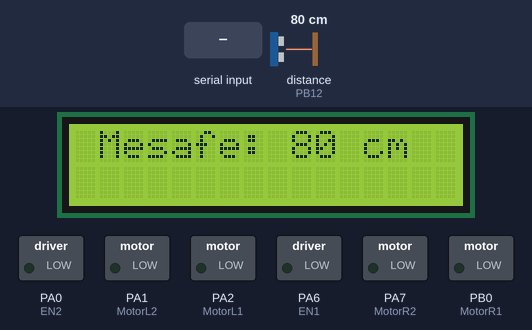
Simulated run of this sketch. Board: STM32 Blue Pill. On the bench: 16×2 character LCD, switched loads named in the sketch (green lamp = pin HIGH). Wiring (inferred from the names in the program): ultrasonic range finder: trigger PB13; echo PB12. Dashed ring = blinking. The inputs (shaded band) are chosen by the test bench; at power-on: distance to the obstacle (sensor on PB12) 80 cm. The echo pulse lasts 58.3 µs per cm; pins used as bus, display or sensor lines are not drawn; what the sketch prints to the serial monitor is not drawn.

Above: at 1.2 s.
1.3 s: distance to the obstacle (sensor on PB12) set to 16 cm
At 1.6 s:
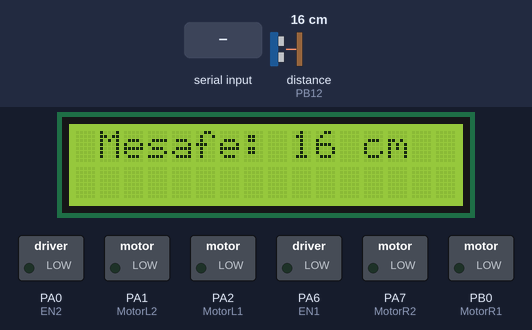
2.8 s: distance to the obstacle (sensor on PB12) set to 13 cm
At 3.6 s:
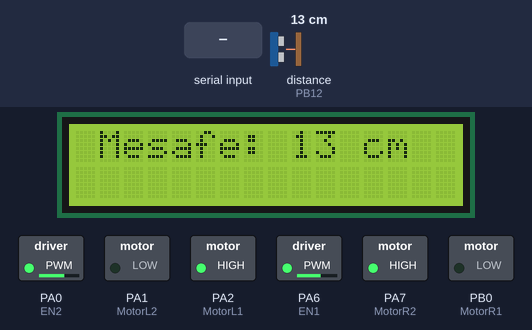
5.8 s: "F" received over the second serial link
At 6.3 s:
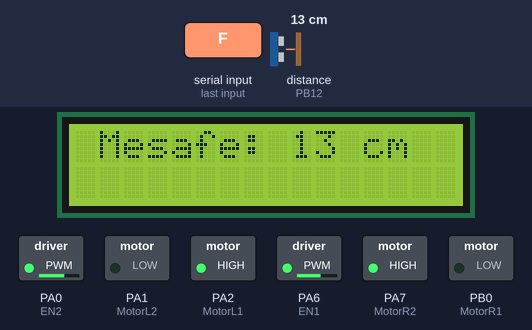
7.3 s: "L" received over the second serial link
At 8.6 s:
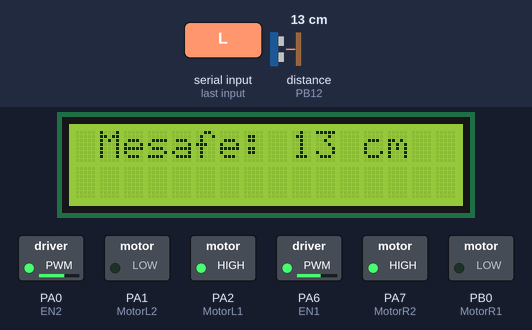
9.3 s: "R" received over the second serial link
At 10.6 s:
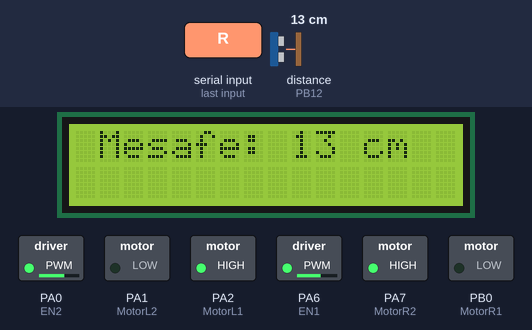
11.3 s: distance to the obstacle (sensor on PB12) set to 120 cm
At 13.3 s:
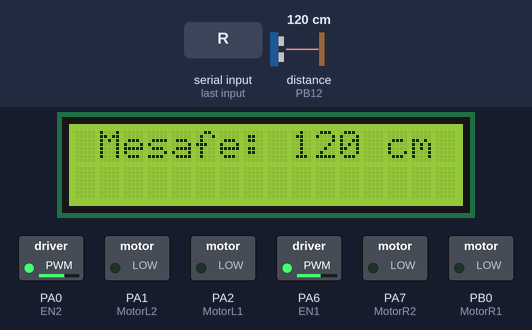
Timing chart, 0 to 14.4 s (numbered marks = the images above; inputs shaded):
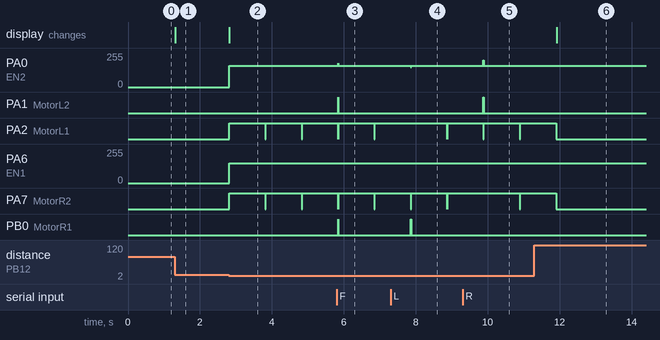

The sketch:

EngeldenKa_anRobot.ino
```cpp
#include <Wire.h> // I2C iletişimi için gerekli kütüphane
#include <LiquidCrystal_I2C.h> // I2C arayüzlü LCD ekran kontrolü için kütüphane

// STM32F103C8 Kartı'nın USART1 (PA9 - TX, PA10 - RX)

char data = 0;
LiquidCrystal_I2C lcd(0x27, 16, 2); // LCD'nin I2C adresi 0x27, 16x2 boyutunda

// Pin tanımlamaları
#define echoPin PB12 // Ultrasonik sensörün echo pini
#define trigPin PB13 // Ultrasonik sensörün trig pini
#define MotorR1 PB0 // Sağ motorun birinci pin tanımı
#define MotorR2 PA7 // Sağ motorun ikinci pin tanımı
#define MotorL1 PA2 // Sol motorun birinci pin tanımı
#define MotorL2 PA1 // Sol motorun ikinci pin tanımı
#define EN2 PA0 // Sağ motorun hız kontrol pini
#define EN1 PA6 // Sol motorun hız kontrol pini

long sure, uzaklik;

// İleri hareket fonksiyonu
void ileri() {
  digitalWrite(MotorR1, HIGH); // Sağ motor ileri yönde döner
  digitalWrite(MotorR2, LOW);
  analogWrite(EN1, 150); // Hız kontrolü
  digitalWrite(MotorL1, LOW);
  digitalWrite(MotorL2, HIGH); // Sol motor ileri yönde döner
  analogWrite(EN2, 180); // Hız kontrolü
}

// Sağa dönüş fonksiyonu
void sag() {
  digitalWrite(MotorR1, LOW); // Sağ motor geri yönde döner
  digitalWrite(MotorR2, HIGH);
  analogWrite(EN1, 150); // Hız kontrolü
  digitalWrite(MotorL1, LOW);
  digitalWrite(MotorL2, HIGH); // Sol motor ileri yönde döner
  analogWrite(EN2, 200); // Hız kontrolüa
}

// Sola dönüş fonksiyonu
void sol() {
  digitalWrite(MotorR1, HIGH); // Sağ motor ileri yönde döner
  digitalWrite(MotorR2, LOW);
  analogWrite(EN1, 150); // Hız kontrolü
  digitalWrite(MotorL1, HIGH); // Sol motor geri yönde döner
  digitalWrite(MotorL2, LOW);
  analogWrite(EN2, 150); // Hız kontrolü
}

// Geri hareket fonksiyonu
void geri() {
  digitalWrite(MotorR1, LOW); // Sağ motor geri yönde döner
  digitalWrite(MotorR2, HIGH);
  analogWrite(EN1, 150); // Hız kontrolü
  digitalWrite(MotorL1, HIGH); // Sol motor geri yönde döner
  digitalWrite(MotorL2, LOW);
  analogWrite(EN2, 160); // Hız kontrolü
}

// Durdurma fonksiyonu
void dur() {
  digitalWrite(MotorR1, LOW); // Sağ motoru durdur
  digitalWrite(MotorR2, LOW);
  digitalWrite(MotorL1, LOW); // Sol motoru durdur
  digitalWrite(MotorL2, LOW);
}

void setup() {
  // Pin modlarını ayarla
  pinMode(echoPin, INPUT); // Echo pini giriş olarak ayarla
  pinMode(trigPin, OUTPUT); // Trig pini çıkış olarak ayarla
  pinMode(MotorL1, OUTPUT); // Sol motorun birinci pini çıkış olarak ayarla
  pinMode(MotorL2, OUTPUT); // Sol motorun ikinci pini çıkış olarak ayarla
  pinMode(MotorR1, OUTPUT); // Sağ motorun birinci pini çıkış olarak ayarla
  pinMode(MotorR2, OUTPUT); // Sağ motorun ikinci pini çıkış olarak ayarla
  pinMode(EN1, OUTPUT); // Sol motorun hız kontrol pini çıkış olarak ayarla
  pinMode(EN2, OUTPUT); // Sağ motorun hız kontrol pini çıkış olarak ayarla

  Serial1.begin(9600); // USART1'i başlat
  Serial.begin(9600); // Seri portu başlat

  // LCD ekranını başlat
  lcd.init();
  lcd.backlight();
  lcd.setCursor(1, 0);
  lcd.print("Mesafe:");
}

void loop() {
  // Ultrasonik sensör ile mesafe ölçümü
  digitalWrite(trigPin, LOW);
  delayMicroseconds(5);
  digitalWrite(trigPin, HIGH);
  delayMicroseconds(10);
  digitalWrite(trigPin, LOW);
  sure = pulseIn(echoPin, HIGH);
  uzaklik = sure / 29.1 / 2;
  Serial.print("Uzaklık: ");
  Serial.print(uzaklik);

  // LCD ekranına mesafeyi yazdır
  lcd.setCursor(9, 0);
  lcd.print(uzaklik);
  lcd.print(" cm    ");

  // Eğer engel 15 cm'den kısa mesafedeyse geri git
  if (uzaklik < 15) {
    geri();
    delay(1000); // 1 saniye geri git
    dur(); // Durdur
  }

  // Bluetooth verisini kontrol et
  if (Serial1.available()) {
    data = Serial1.read();

    if (data == 'F') { // İleri komutu
      ileri();
    }
    else if (data == 'B') { // Geri komutu
      geri();
    }
    else if (data == 'L') { // Sola dönüş komutu
      sol();
    }
    else if (data == 'R') { // Sağa dönüş komutu
      sag();
    }
    else if (data == 'S') { // Dur komutu
      dur();
    }
  }
}
```

Measured:
- the behaviour switches between 15 and 14 cm on distance to the obstacle (sensor on PB12) (found by bisection; images 1 and 2)
- after the input at 1.3 s, the display: changes at once (image 1)
- after the input at 2.8 s, PA0 (EN2): 0/255 → 160/255 at once; PA2 (MotorL1), PA7 (MotorR2): alternates HIGH for 1.0 s and LOW for 0.01 s, starting at once; PA6 (EN1): 0/255 → 150/255 at once; the display: changes at once (image 2)
- after the input at 5.8 s, PA0 (EN2): 160/255 → 180/255 at once, → 160/255 0.01 s later; PA1 (MotorL2), PB0 (MotorR1): LOW → HIGH at once, → LOW 0.01 s later
- after the input at 7.3 s, PA0 (EN2): 160/255 → 150/255 after 0.56 s, → 160/255 0.01 s later; PB0 (MotorR1): LOW → HIGH after 0.56 s, → LOW 0.01 s later
- after the input at 9.3 s, PA0 (EN2): 160/255 → 200/255 after 0.58 s, → 160/255 0.01 s later; PA1 (MotorL2): LOW → HIGH after 0.58 s, → LOW 0.01 s later
- after the input at 11.3 s, PA2 (MotorL1), PA7 (MotorR2): goes on until 11.9 s, then stays LOW; the display: changes after 0.62 s (image 6)
